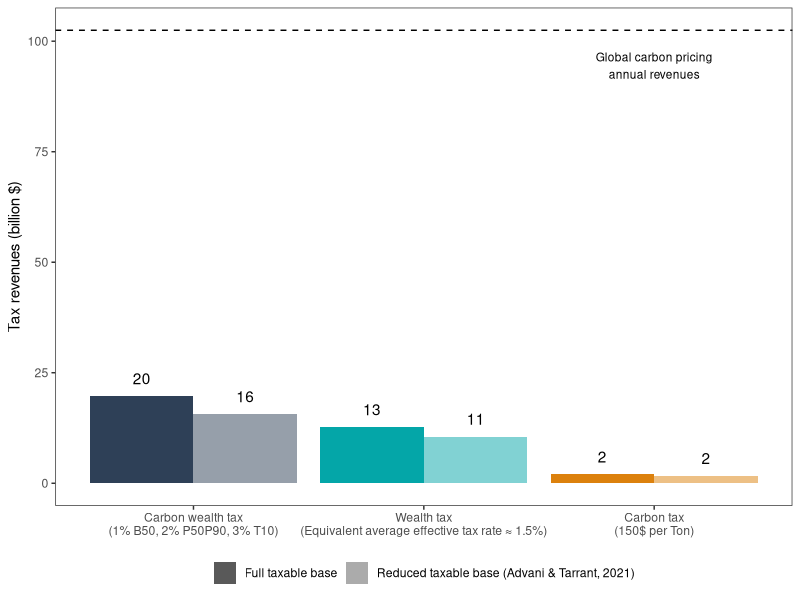
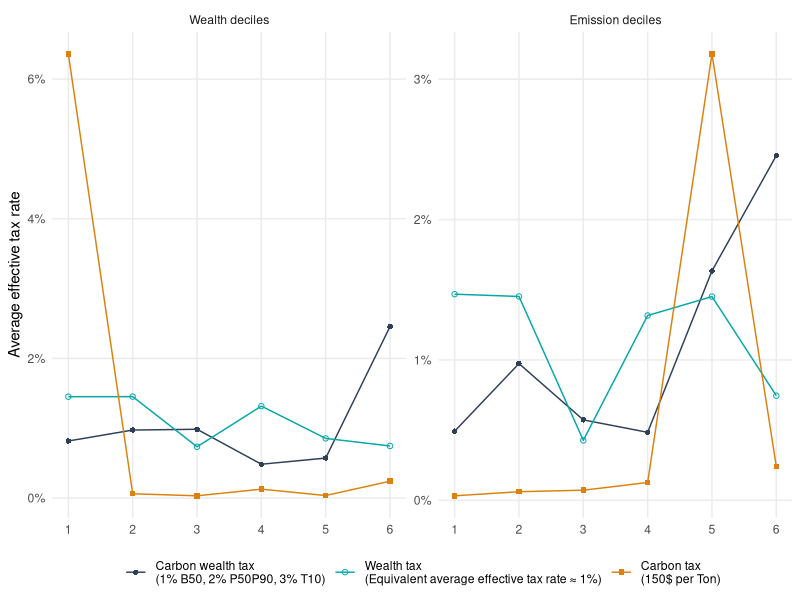

These figures' R source, in order:
library(tidyverse)
library(magrittr)
library(readxl)

data <- read_csv("data/example_data.csv", 
                 col_types = cols(ICB_Subsector_code = col_character()))

#remove billionaires with insufficient information
data %<>% 
  filter(!(name%in%c(
    "Sukanto Tanoto", 
    "Theo Albrecht Jr", 
    "Ray Dalio",
    "Tilman Fertitta",
    "Charles Butt & family",
    "George Kaiser",
    "Renata Kellnerova",
    "Robert Smith",
    "John Grayken",
    "Eric Smidt",
    "Tatyana Kim",
    "Daniel Kretinsky",
    "Frederik Paulsen",
    "Odd Reitan",
    "David Green")
  ))

data %>%
  filter(asset_type=="public") %>% 
  group_by(name) %>% 
  summarise(
    wealth = sum(value),
    tot_emission_baseline = sum(`tCO2e_billionaire_baseline`),
    nationality_ISO3 = nationality_single_res[1],
    multiple_nationality_ISO3 = multiple_nationality_ISO3[1],
    gender = gender[1]
  ) %>% 
  ungroup() -> data_billionaire_for_taxation

#change unit of measure global dataset data_billionaire
data_billionaire_for_taxation %<>% 
  mutate(
    emission_intensity = tot_emission_baseline/wealth
  )

data %>% 
  group_by(name) %>% 
  summarise(
    wealth = sum(value[asset_type!="misc"]) - sum(value[asset_type=="misc"]),
    tot_emission_baseline = sum(`tCO2e_billionaire_baseline`),
    nationality_ISO3 = nationality_single_res[1],
    multiple_nationality_ISO3 = multiple_nationality_ISO3[1],
    gender = gender[1]
  ) %>% 
  ungroup() -> data_denominator

vec_scagl_b <- quantile(data_billionaire_for_taxation$tot_emission_baseline,seq(0.1,0.9, by=0.1))

vec_aliquota_high_progressive_b <- c(0.01,0.02,0.03) 
vec_aliquota_flat_b <- 0.01491

data_billionaire_for_taxation %>%
  mutate(
    scaglione_baseline = case_when(
      tot_emission_baseline >= 0 & tot_emission_baseline <= vec_scagl_b[5] ~ 1,
      tot_emission_baseline > vec_scagl_b[5] & tot_emission_baseline <= vec_scagl_b[9] ~ 2,
      TRUE ~ 3
    )
  ) %>%
  mutate(
    tax_revenue_baseline = case_when(
      scaglione_baseline==1 ~ wealth*vec_aliquota_high_progressive_b[1],
      scaglione_baseline==2 ~ ((tot_emission_baseline - vec_scagl_b[5])/tot_emission_baseline)*wealth*vec_aliquota_high_progressive_b[2] +(1 - ((tot_emission_baseline - vec_scagl_b[5])/tot_emission_baseline))*wealth*vec_aliquota_high_progressive_b[1],
      TRUE ~ ((tot_emission_baseline - vec_scagl_b[9])/tot_emission_baseline)*wealth*vec_aliquota_high_progressive_b[3] + ((vec_scagl_b[9] - vec_scagl_b[5])/tot_emission_baseline)*wealth*vec_aliquota_high_progressive_b[2]  + (vec_scagl_b[5]/tot_emission_baseline)*wealth*vec_aliquota_high_progressive_b[1]
    ),
    tax_revenue_flat = wealth*vec_aliquota_flat_b,
    tax_revenue_cr = tot_emission_baseline*150
  ) %>%
  mutate(
    reduced_emissions = tot_emission_baseline*0.83,
    reduced_wealth = ifelse(tot_emission_baseline>0, wealth*0.83, wealth)
  ) %>% 
  mutate(
    scaglione_baseline_el = case_when(
      reduced_emissions >= 0 & reduced_emissions <= vec_scagl_b[5] ~ 1,
      reduced_emissions > vec_scagl_b[5] & reduced_emissions <= vec_scagl_b[9] ~ 2,
      TRUE ~ 3
    )
  ) %>% 
  mutate(
    tax_revenue_baseline_el = case_when(
      scaglione_baseline_el==1 ~ reduced_wealth*vec_aliquota_high_progressive_b[1],
      scaglione_baseline_el==2 ~ ((reduced_emissions - vec_scagl_b[5])/reduced_emissions)*reduced_wealth*vec_aliquota_high_progressive_b[2] +(1 - ((reduced_emissions - vec_scagl_b[5])/reduced_emissions))*reduced_wealth*vec_aliquota_high_progressive_b[1],
      TRUE ~ ((reduced_emissions - vec_scagl_b[9])/reduced_emissions)*reduced_wealth*vec_aliquota_high_progressive_b[3] + ((vec_scagl_b[9] - vec_scagl_b[5])/reduced_emissions)*reduced_wealth*vec_aliquota_high_progressive_b[2]  + (vec_scagl_b[5]/reduced_emissions)*reduced_wealth*vec_aliquota_high_progressive_b[1]
    ),
    tax_revenue_flat_el = reduced_wealth*vec_aliquota_flat_b,
    tax_revenue_cr_el = reduced_emissions*150
  ) -> data_tax_revenues_billionaires

data_tax_revenues_billionaires %>% 
  select(name, wealth, starts_with("tax")) %>% 
  pivot_longer(cols = starts_with("tax"),
               names_to = "variable",
               values_to = "revenue") %>% 
  mutate(
    scheme = case_when(
      str_detect(variable, "baseline") ~ "baseline",
      str_detect(variable, "flat") ~ "flat",
      str_detect(variable, "cr") ~ "cr",
      TRUE ~ NA_character_
    ),
    suffix = case_when(
      str_detect(variable, "_el$") ~ "reshuffling",
      TRUE ~ "base"
    )
  ) -> revenues_billionaires_long

full_grid <- data_denominator %>% 
  select(name, wealth, tot_emission_baseline) %>% 
  rename(wealth_total = wealth) %>% 
  crossing(
    scheme = c("baseline", "flat", "cr"),
    suffix = c("base", "reshuffling")
  )

revenues_billionaires_long <- full_grid %>% 
  left_join(
    revenues_billionaires_long,
    by = c("name", "scheme", "suffix")
  )

revenues_billionaires_long %<>% 
  mutate(
    revenue = ifelse(is.na(revenue), 0, revenue)
  ) %>% 
  mutate(
    effective_tax_rate = revenue/wealth_total
  )

revenues_billionaires_long %>% 
  group_by(scheme, suffix) %>% 
  summarise(mean(effective_tax_rate))

revenues_billionaires_long %>% 
  group_by(scheme, suffix) %>% 
  summarise(
    revenue = sum(revenue)/1000000000
  ) %>% 
  ungroup() %>% 
  mutate(
    scheme = factor(scheme,
                    levels = c("baseline", "flat", "cr"),
                    labels = c("Carbon wealth tax\n(1% B50, 2% P50P90, 3% T10)", "Wealth tax\n(Equivalent average effective tax rate ≈ 1.5%)", "Carbon tax\n(150$ per Ton)")),
    suffix = factor(suffix,
                    levels = c("base", "reshuffling"),
                    labels = c("Full taxable base", "Reduced taxable base (Advani & Tarrant, 2021)"))
  ) %>% 
  ggplot() + 
  geom_bar(aes(x=scheme, y=revenue, fill=scheme, alpha=suffix), stat = "identity", position = "dodge") + 
  geom_text(aes(x=scheme, y=revenue+4, group=suffix, label = round(revenue,0)),position = position_dodge(width = 0.9)) + 
  geom_hline(aes(yintercept = 102.48), linetype=2) +
  annotate(geom="text", x=3, y=102.48-8, label="Global carbon pricing\nannual revenues", size=3) + 
  ylab("Tax revenues (billion $)") + 
  scale_fill_manual(values=c("Carbon wealth tax\n(1% B50, 2% P50P90, 3% T10)"="#2e4057", "Wealth tax\n(Equivalent average effective tax rate ≈ 1.5%)"="#04a6a8", "Carbon tax\n(150$ per Ton)"="#dc810d")) +
  scale_alpha_manual(values=c("Full taxable base"=1, "Reduced taxable base (Advani & Tarrant, 2021)"= 0.5)) +
  guides(  fill  = "none",
           alpha = guide_legend(order = 2, nrow = 1)) +
  theme_bw() + 
  theme(
    axis.title.x = element_blank(),
    panel.grid = element_blank(),
    legend.position = "bottom",
    legend.box     = "vertical", 
    legend.title = element_blank()
  )  -> g_tax_three

ggsave("charts/fig4_public.pdf", g_tax_three, width=8, height = 4.2, device = cairo_pdf)

left_join(
  revenues_billionaires_long %>% 
    filter(suffix=="base") %>% 
    group_by(variable) %>%  
    mutate(decile = ntile(wealth_total, 10)) %>% 
    ungroup() %>%
    group_by(scheme, decile) %>% 
    summarise(
      effective_tax_rate_wealth = mean(effective_tax_rate)
    ) %>% 
    ungroup(),
  revenues_billionaires_long %>% 
    filter(suffix=="base") %>% 
    group_by(variable) %>%  
    mutate(decile = ntile(tot_emission_baseline, 10)) %>% 
    ungroup() %>%
    group_by(scheme, decile) %>% 
    summarise(
      effective_tax_rate_emissions = mean(effective_tax_rate)
    ) %>% 
    ungroup(),
  by=c("scheme", "decile")
) %>% 
  pivot_longer(-c(scheme, decile)) %>% 
  mutate(
    scheme = factor(scheme,
                    levels = c("baseline", "flat", "cr"),
                    labels = c("Carbon wealth tax\n(1% B50, 2% P50P90, 3% T10)", "Wealth tax\n(Equivalent average effective tax rate ≈ 1%)", "Carbon tax\n(150$ per Ton)")),
    name = factor(name, 
                  levels = c("effective_tax_rate_wealth", "effective_tax_rate_emissions"),
                  labels=c("Wealth deciles", "Emission deciles"))
  ) %>%
  ggplot() + 
  geom_point(aes(x=decile, y=value, color=scheme, shape=scheme)) +
  geom_line(aes(x=decile, y=value, color=scheme)) +
  facet_wrap(name~., scales="free") +
  scale_y_continuous(labels = scales::label_percent()) +
  scale_x_continuous(breaks = 1:10) +
  xlab("Billionaire decile")+
  ylab("Average effective tax rate") +
  scale_color_manual(values=c("Carbon wealth tax\n(1% B50, 2% P50P90, 3% T10)"="#2e4057", "Wealth tax\n(Equivalent average effective tax rate ≈ 1%)"="#04a6a8", "Carbon tax\n(150$ per Ton)"="#dc810d")) +
  scale_shape_manual(values=c("Carbon wealth tax\n(1% B50, 2% P50P90, 3% T10)"=16, "Wealth tax\n(Equivalent average effective tax rate ≈ 1%)"=1, "Carbon tax\n(150$ per Ton)"=15)) +
  theme_minimal() + 
  theme(
    panel.grid.minor = element_blank(),
    legend.title = element_blank(),
    legend.position = "bottom",
    axis.title.x = element_blank()
  ) -> g_prog

ggsave("charts/fig5_public.pdf", g_prog, width=10, height = 3.5, device = cairo_pdf)
